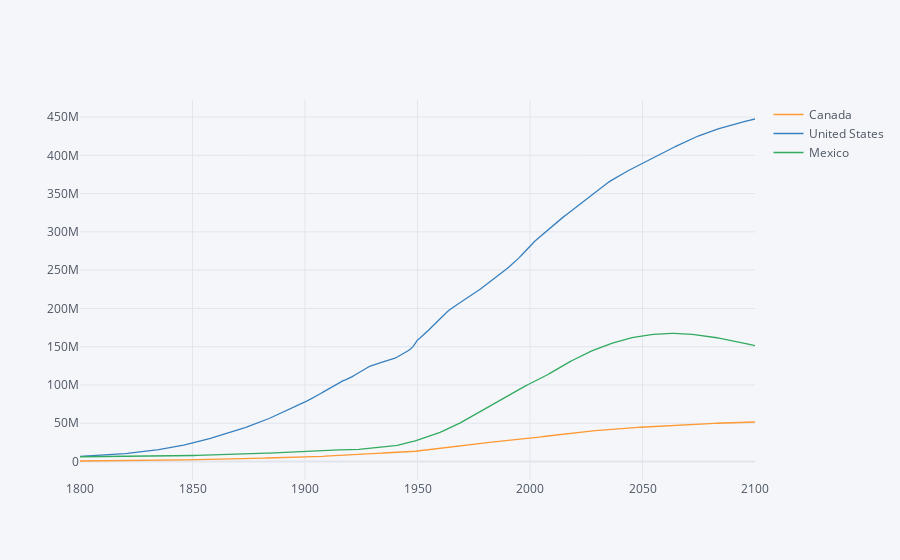

The notebook cell saved with this chart:
### Markdown cell above
Looking at the line graph above, we can see that there has been a fairly steady increase in the population of Canada over the time period for which we have data.

The slope (steepness) of this line graph shows us the population growth in Canada. A negative slope would mean a decreasing population, but the slope here is always positive. Looking at about 1950 there is an increase in the slope of the line, corresponding to the [baby boom](https://en.wikipedia.org/wiki/Baby_boom) after World War II. The projections to the year 2100 show the slope decreasing, meaning that Canada’s population growth rate will likely be decreasing.

Let’s compare Canada’s population over time to other countries in North America.

### Code cell
country_list = ['Canada','United States','Mexico']
df.set_index('name').drop(columns=['geo','indicator']).T[country_list].iplot()

### Figure 1 — Plotly figure (JSON) as saved in the notebook; plotly's stock layout.template omitted (floating-point values rounded to 4 significant figures; data arrays with more than 128 entries replaced by an {"elided": "..."} marker saying what was removed)
{"data": [{"line": {"color": "rgba(255, 153, 51, 1.0)", "dash": "solid", "shape": "linear", "width": 1.3}, "mode": "lines", "name": "Canada", "text": "", "type": "scatter", "x": {"elided": "301 str values"}, "y": {"elided": "301 int values"}}, {"line": {"color": "rgba(55, 128, 191, 1.0)", "dash": "solid", "shape": "linear", "width": 1.3}, "mode": "lines", "name": "United States", "text": "", "type": "scatter", "x": {"elided": "301 str values"}, "y": {"elided": "301 int values"}}, {"line": {"color": "rgba(50, 171, 96, 1.0)", "dash": "solid", "shape": "linear", "width": 1.3}, "mode": "lines", "name": "Mexico", "text": "", "type": "scatter", "x": {"elided": "301 str values"}, "y": {"elided": "301 int values"}}], "layout": {"legend": {"bgcolor": "#F5F6F9", "font": {"color": "#4D5663"}}, "paper_bgcolor": "#F5F6F9", "plot_bgcolor": "#F5F6F9", "title": {"font": {"color": "#4D5663"}}, "xaxis": {"gridcolor": "#E1E5ED", "showgrid": true, "tickfont": {"color": "#4D5663"}, "title": {"font": {"color": "#4D5663"}, "text": ""}, "zerolinecolor": "#E1E5ED"}, "yaxis": {"gridcolor": "#E1E5ED", "showgrid": true, "tickfont": {"color": "#4D5663"}, "title": {"font": {"color": "#4D5663"}, "text": ""}, "zerolinecolor": "#E1E5ED"}}}
